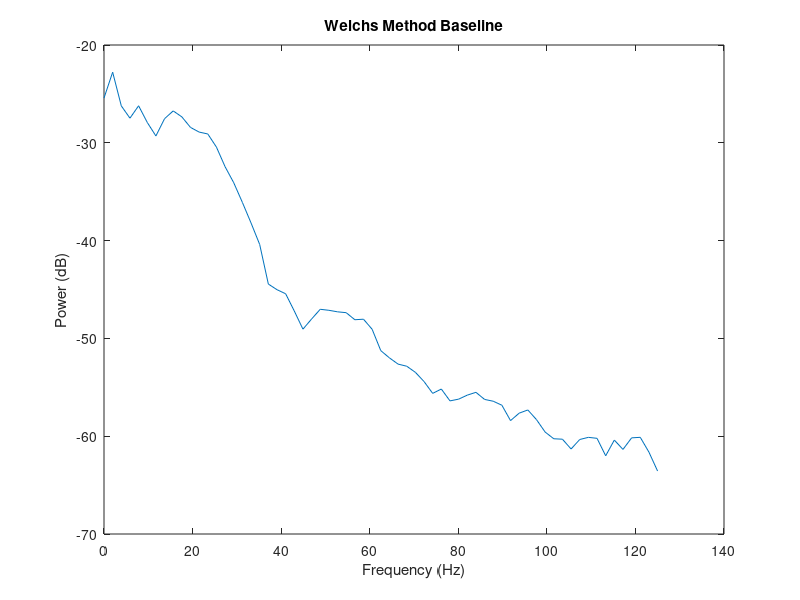
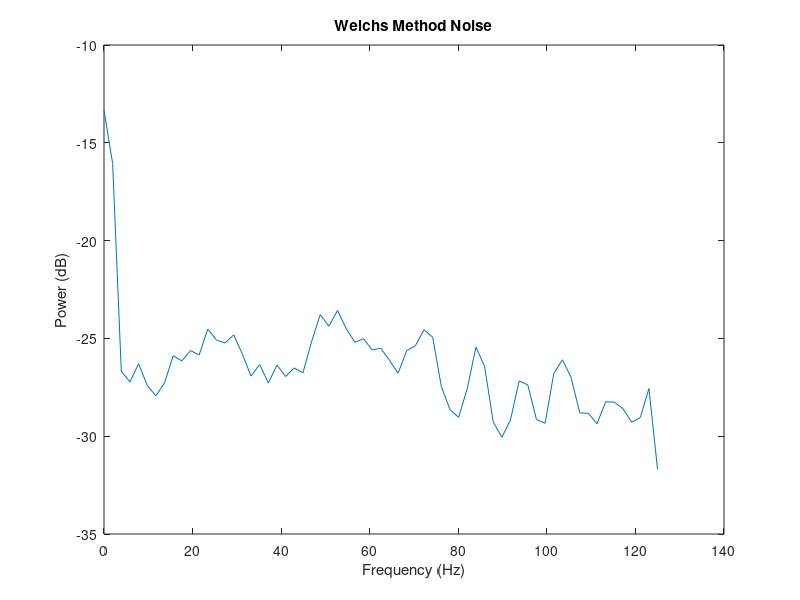
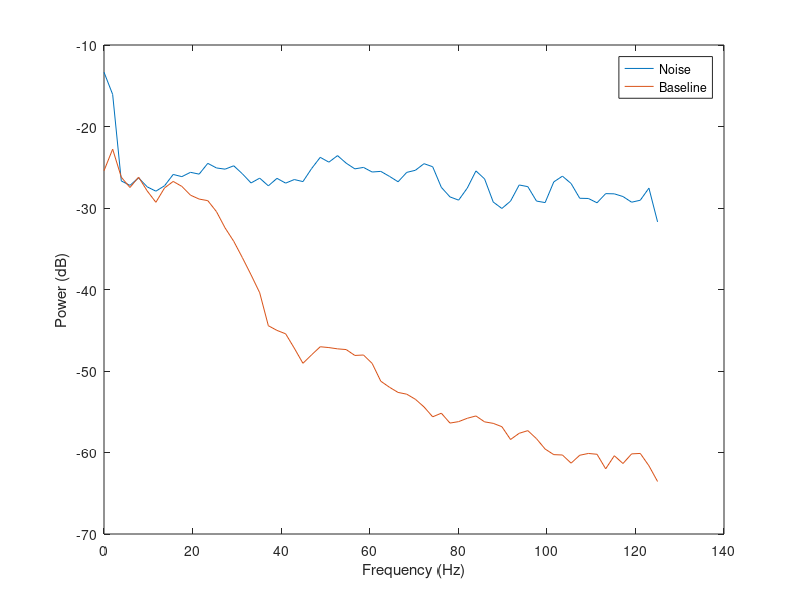
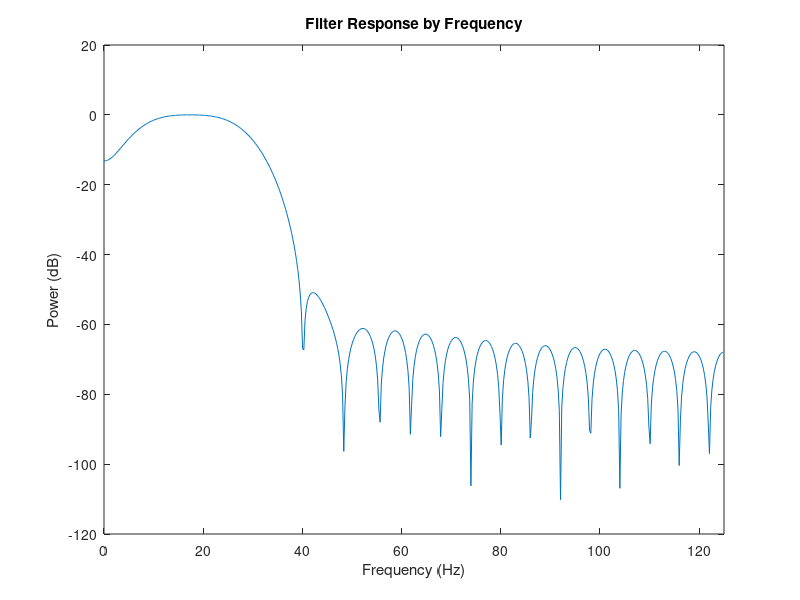

The MATLAB script that drew these images, in order:
% Andrew Mullen, Yichu Jin 
% 2/16/2018

%
clear all
close all
clc

load('data/normal.mat')

tenSecondSample = 10*250;
startSample = 30*250;


% Get a 10 second sample of data & time
subSampleTime = t(startSample:startSample+tenSecondSample);
subSample = ecg(startSample:startSample+tenSecondSample);

% Get a 10 second sample of data & time in the noisy seciton of data

startTimeSample = 4*60*250 + 20*250;
noiseSampleTime = t(startTimeSample:startTimeSample+tenSecondSample);
noiseSample = ecg(startTimeSample:startTimeSample+tenSecondSample);

Fs = 250;

[Pxx,F]= pwelch(subSample,[],[],[],Fs);
dbPxx = pow2db(Pxx);
figure;
plot(F,dbPxx)
xlabel('Frequency (Hz)')
ylabel('Power (dB)')
%% TODO fix the title
title('Welchs Method Baseline')

[PxxNoise,FNoise] = pwelch(noiseSample,[],[],[],Fs);
dbPxxNoise = pow2db(PxxNoise);
figure;
plot(F,dbPxxNoise)
xlabel('Frequency (Hz)')
ylabel('Power (dB)')
%% TODO fix the title
title('Welchs Method Noise')


% Overlay the two plots
figure;
plot(F,dbPxxNoise);
hold on
plot(F,dbPxx);
legend('Noise','Baseline')
xlabel('Frequency (Hz)')
ylabel('Power (dB)')

% High cutoff of 36 Hz
% Low cutoff of 1.2 Hz
% HPF = 36.38*pi/125;
% LPF = 1.221*pi/125;
% 
% B = fir1(10,[LPF,HPF]);
% figure;
% freqz(B,1,512)

HPF = 29.38/125;
LPF = 5.615/125;

B = fir1(40,[LPF,HPF],'bandpass');
figure(4);

[mag,frq] = freqz(B,1,512,250);
dbFilterGain = mag2db(abs(mag));
plot(frq,dbFilterGain)
xlabel('Frequency (Hz)')
ylabel('Power (dB)')
title('Filter Response by Frequency')
xlim([0,125])

figure;
plot(frq,dbFilterGain)
xlabel('Frequency (Hz)')
ylabel('Power (dB)')
title('Comparison of Filter and Data')
hold on
plot(F,dbPxxNoise);
plot(F,dbPxx);
xlim([0,125])
legend('Filter','Noise','Baseline')

figure;
freqz(B,1,512);
figure();
impz(B,1);

 yFiltered = filter(B,1,subSample);
 figure;
 plot(subSampleTime,yFiltered)
 save('filteredSinusRhythm.mat','yFiltered');
 hold on
 plot(subSampleTime,subSample)
 xlabel('Time (sec)')
 ylabel('ECG Signal Volts (mv)')
 title('ECG Signal')
 legend('Filtered ECG','Normal ECG')
 xlim([min(subSampleTime),max(subSampleTime)])
 
 
 
  yFilteredNoise = filter(B,1,noiseSample);
 figure;
 subplot(2,1,1);
 plot(noiseSampleTime,yFilteredNoise)
 xlabel('Time (sec)')
 ylabel('ECG Signal Volts (mv)')
 title('ECG Filtered Noise Signal')
 xlim([min(noiseSampleTime),max(noiseSampleTime)])
 subplot(2,1,2);
 plot(noiseSampleTime,noiseSample)
 xlabel('Time (sec)')
 ylabel('ECG Signal Volts (mv)')
 title('ECG Noise Signal')
%  legend('Filtered Noise ECG','Noise ECG')
 xlim([min(noiseSampleTime),max(noiseSampleTime)])
 
 

%% Lab Part 2
% load('data/n_423.mat')
% 
% [pxx,f] = pwelch(n_423,1000,[],1024,250);
% figure;
% plot(f,pow2db(pxx))
% xlabel('Frequency (Hz)')
% ylabel('Power (dB)')
% title('Atrial Fibrillation w/ Noise')
% ylim([-20,50])
% 
% load('data/n_421.mat')
% 
% [pxx,f] = pwelch(n_421,1000,[],1024,250);
% figure;
% plot(f,pow2db(pxx))
% xlabel('Frequency (Hz)')
% ylabel('Power (dB)')
% title('Normal Sinus w/ Noise')
% ylim([-20,50])

% 
[PxxFiltered,F]= pwelch(yFiltered,[],[],[],Fs);
dbPxxFilterd = pow2db(PxxFiltered);
figure;
plot(F,dbPxxFilterd)
xlabel('Frequency (Hz)')
ylabel('Power (dB)')
%% TODO fix the title
title('Welchs Method Baseline Filtered')

[PxxNoiseFiltered,FNoise] = pwelch(yFilteredNoise,[],[],[],Fs);
dbPxxNoiseFiltered = pow2db(PxxNoiseFiltered);
figure;
plot(F,dbPxxNoiseFiltered)
xlabel('Frequency (Hz)')
ylabel('Power (dB)')
%% TODO fix the title
title('Welchs Method Noise Filtered')

%% Final Plot with Filter Response, Baseline, Noisey, Filtered Baseline & Filtered Noisey

figure;
plot(frq,dbFilterGain)
xlabel('Frequency (Hz)')
ylabel('Power (dB)')
title('Comparison of Filter and Data')
hold on
plot(F,dbPxx);
plot(F,dbPxxFilterd)
plot(F,dbPxxNoise);
plot(F,dbPxxNoiseFiltered);
xlim([0,125])
legend('Filter Response','Baseline','Baseline Filtered','Noise','Noise Filtered')



